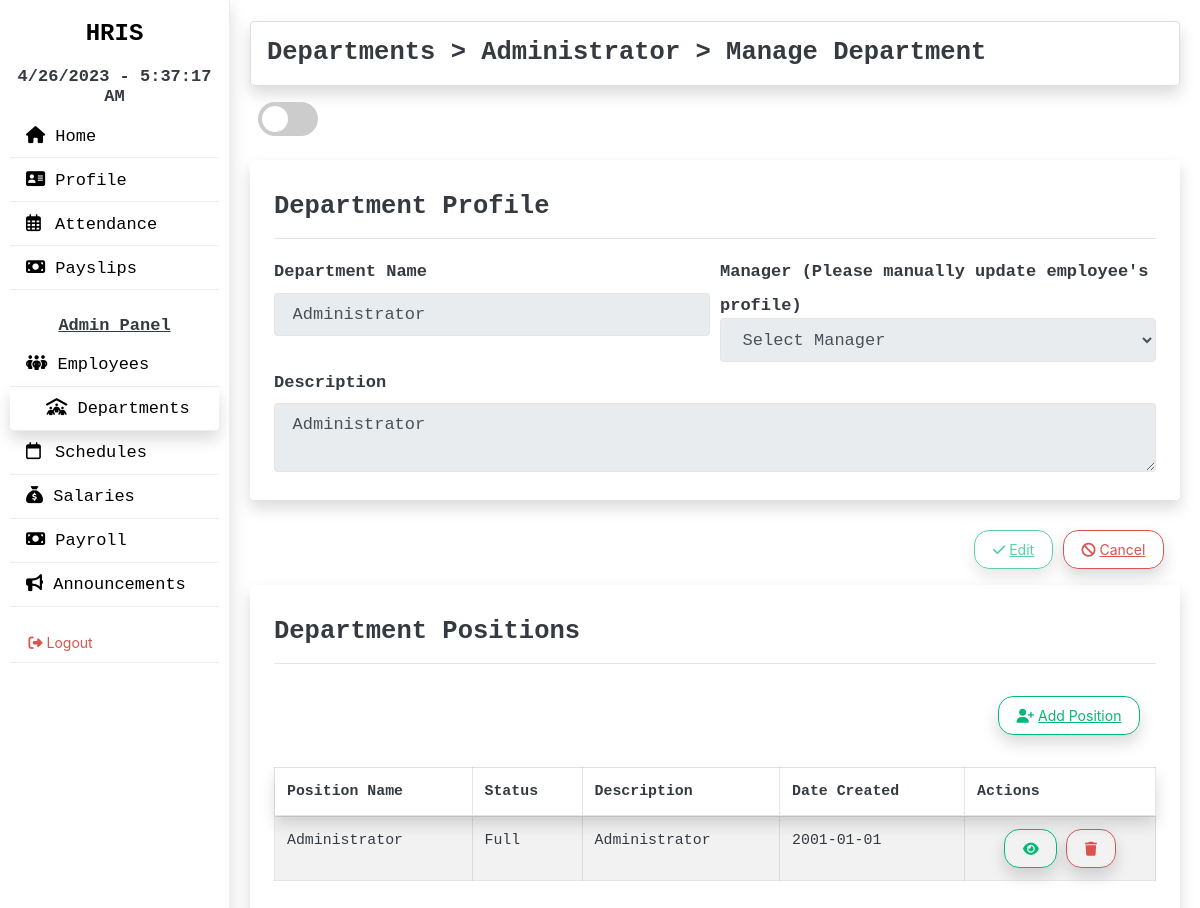
Screenshot of /departments/manage_department/1 (signed in) with the database file from the repository.
### hris/models.py (models this page shows, shortened)
class Departments(db.Model):
   id = db.Column(db.Integer(), primary_key=True)
   department_name = db.Column(db.String(length=50), nullable=False)
   manager = db.Column(db.String(length=50))
   description = db.Column(db.String(length=500))
   date_created= db.Column(db.Date(), default=func.current_date(), nullable=False)
   positions_info = db.relationship('Positions', backref='departments_info')
   @hybrid_property
   def getPositions(self):
      if self.positions_info:
         return self.positions_info
      else:
         return None

class Positions(db.Model):
   id = db.Column(db.Integer(), primary_key=True)
   position_name = db.Column(db.String(length=50), nullable=False)
   description = db.Column(db.String(length=500))
   position_status = db.Column(db.Enum(POSITION_STATUS), default=POSITION_STATUS.Hiring, nullable=False)
   date_created= db.Column(db.Date(), default=func.current_date(), nullable=False)
   department_id = db.Column(db.Integer(), db.ForeignKey('departments.id', ondelete="CASCADE"))
   dept_assigned = association_proxy('departments', 'department_name')

### hris/departments/departments.py (the view, shortened to what this page needs)
@departments_bp.route('/departments/manage_department/<int:department_id>', methods=['GET', 'POST'])
@login_required
def manage_department(department_id):
    delete_position_modal = DeletePositionModal()
    selected_department = Departments.query.filter_by(id = department_id).first()
    positions = selected_department.getPositions
    potential_managers = db.session.query(EmployeeInfo.id, EmployeeInfo.fullname, EmployeeInfo.position_id,
    Positions.position_name, Positions.department_id, Departments.department_name)\
    .join(EmployeeInfo, EmployeeInfo.position_id == Positions.id)\
    .join(Departments, Departments.id == Positions.department_id)\
    .filter(Departments.id == department_id).all()
    manage_department = DepartmentForm(
        department_name = selected_department.department_name,
        manager = selected_department.manager,
        description = selected_department.description
    )
    return render_template('manage_department.html', manage_department=manage_department,
                                                    selected_department=selected_department,
                                                    positions=positions, delete_position_modal=delete_position_modal,
                                                    potential_managers=potential_managers)

### hris/departments/forms.py
class DeletePositionModal(FlaskForm):
   delete = SubmitField(label='Delete')

class DepartmentForm(FlaskForm):
   department_name = StringField(label='Department Name', validators=[DataRequired()])
   manager = StringField(label='Manager')
   description = TextAreaField(label='Description')

### hris/models.py (called while the page is built)
@login_manager.user_loader
def load_user(user_id):
   return Users.query.get(int(user_id))

   @hybrid_property
   def fullname(self):
      return self.first_name + ' ' + self.middle_name + ' ' + self.last_name

### hris/departments/templates/manage_department.html (shortened to what this page needs)
{% extends 'main.html' %}
{% set active_page = "departments" %}
{% block nav_contents %}
<div class="container">
   <div class="row mt-3 mb-3">
      <div class="col-12">
         <h4 class="shadow border p-3 rounded">
            <a href="{{ url_for('departments_bp.departments') }}" class="text-dark">Departments</a> >
            <a href="#" class="text-dark">{{ selected_department.department_name }}</a> >
            <a href="#" class="text-dark">Manage Department</a>
         </h4>
         <div>
            <label class="switch mt-2 ml-2">
            <span class="slider round"></span>
            </label>
         </div>
      </div>
   </div>
   <div class="row mt-3">
      <div class="col-12">
         <form action="" method="post" autocomplete="off">
            <fieldset disabled="disabled">
               <div class="shadow rounded p-4">
                  <h4 class="mt-2">Department Profile</h4>
                  <hr>
                  <div class="form-row">
                     <div class="form-outline mb-1 mt-1 col-6">
                        <strong>{{ manage_department.department_name.label() }}</strong>
                        {{ manage_department.department_name(class="form-control") }}
                     </div>
                     <div class="form-outline mb-1 mt-1 col-6">
                        <strong>{{ manage_department.manager.label() }} (Please manually update employee's profile)</strong>
                        <select name="manager" id="manager" class="form-control">
                           <option value="">Select Manager</option>
                        </select>
                     </div>
                  </div>
                  <div class="form-row">
                     <div class="form-outline mb-1 mt-1 col">
                        <strong>{{ manage_department.description.label() }}</strong>
                        {{ manage_department.description(class="form-control") }}
                     </div>
                  </div>
               </div>
               <br>
               <div class="d-flex align-items-end flex-column bd-highlight mt-1 pr-3 pb-3">
                  <div>
                     <button class="btn btn-outline-success shadow" type="submit">
                     <i class="fa-solid fa-check"></i> <u>Edit</u>
                     </button>
                     <a class="btn btn-outline-danger shadow" href="{{ url_for('departments_bp.departments') }}">
                     <i class="fa-solid fa-ban"></i> <u>Cancel</u>
                     </a>
                  </div>
               </div>
            </fieldset>
         </form>
      </div>
   </div>
   <div class="row mb-3">
      <div class="col-12">
         <div class="shadow rounded p-4">
            <h4 class="mt-2">Department Positions</h4>
            <hr>
            <div class="d-flex align-items-end flex-column bd-highlight mt-1 pr-3 pb-3">
               <a class="btn btn-outline-success mt-3 mb-3 shadow" href="{{ url_for('departments_bp.add_position', department_id=selected_department.id)}}">
               <i class="fa-solid fa-user-plus"></i> <u>Add Position</u>
               </a>
            </div>
            <table id="positions" class="table table-striped table-bordered" style="width:100%" >
               <thead>
                  <tr class="shadow">
                     <th>Position Name</th>
                     <th>Status</th>
                     <th>Description</th>
                     <th>Date Created</th>
                     <th>Actions</th>
                  </tr>
               </thead>
               <tbody>
                  {% if positions %}
                  {% for position in positions %}
                  <tr>
                     <td>
                        {{ position.position_name }}
                     </td>
                     <td>
                        {{ position.position_status.value }}
                     </td>
                     <td>
                        {{ position.description }}
                     </td>
                     <td>
                        {{ position.date_created }}
                     </td>
                     <td>
                        <div align="center">
                           <a href="{{ url_for('departments_bp.manage_position', department_id=selected_department.id, position_id=position.id)}}" class="btn btn-outline-success shadow">
                           <i class="fa-solid fa-eye"></i>
                           </a>
                           <button class="btn btn-outline-danger shadow" data-toggle="modal" data-target="#delete_position_{{ position.id }}">
                           <i class="fa-solid fa-trash"></i>
                           </button>
                        </div>
                     </td>
                  </tr>
                  {% endfor %}
                  {% endif %}
               </tbody>
            </table>
         </div>
      </div>
   </div>
</div>
{% endblock %}

### hris/static/css/index.css (style rules this page uses)
* { margin: 0; padding: 0; }
body { box-sizing: border-box; }
html { scroll-behavior: smooth; }
.switch { position: relative; display: inline-block; width: 60px; height: 34px; float: left; }
.slider { position: absolute; cursor: pointer; top: 0; left: 0; right: 0; bottom: 0; background-color: #ccc; -webkit-transition: .4s; transition: .4s; }
.slider:before { position: absolute; content: ""; height: 26px; width: 26px; left: 4px; bottom: 4px; background-color: white; -webkit-transition: .4s; transition: .4s; }
.slider.round { border-radius: 34px; }
.slider.round:before { border-radius: 50%; }

### rows the page displays
Departments: department_name "Administrator", description "Administrator"
Positions: position_name "Administrator", position_status.value "Full", description "Administrator", date_created "2001-01-01"

### other values shown
{{ manage_department.department_name.label() }} "Department Name"
{{ manage_department.manager.label() }} "Manager"
{{ manage_department.description.label() }} "Description"
